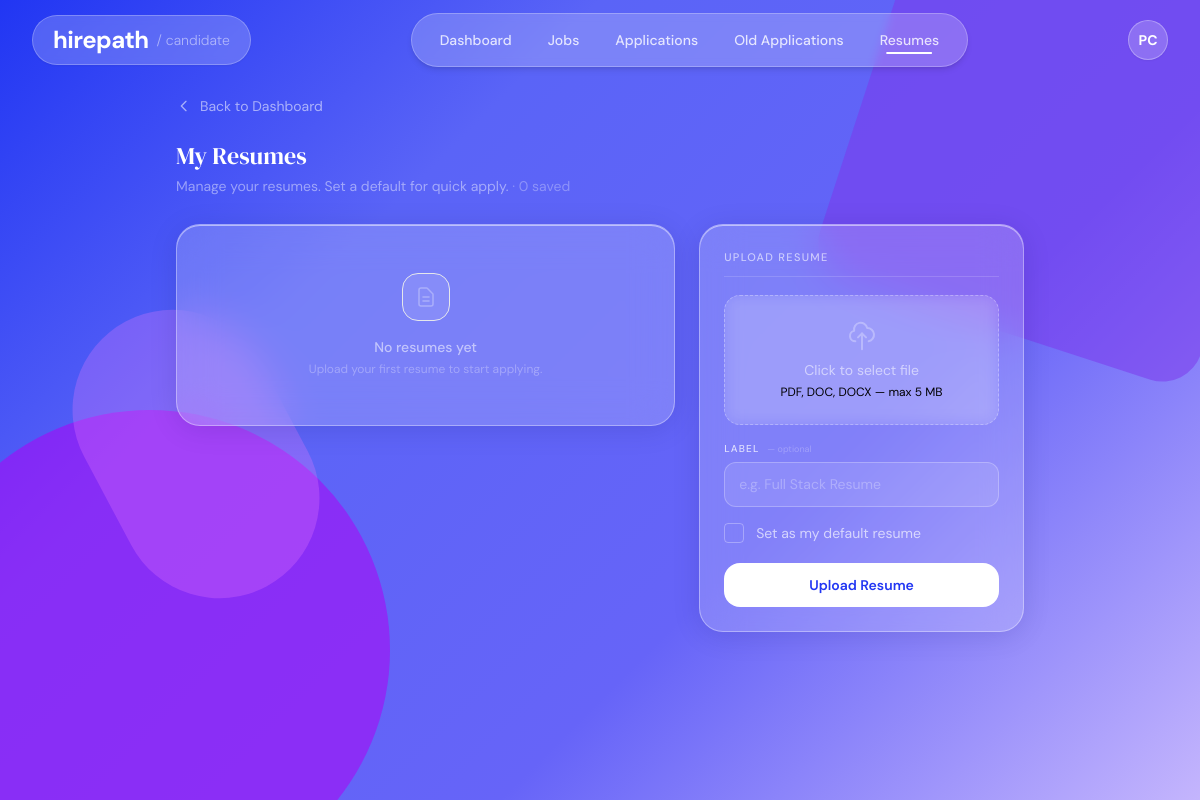
/applications/resumes/ (signed in), run on an earlier commit of the app's database.
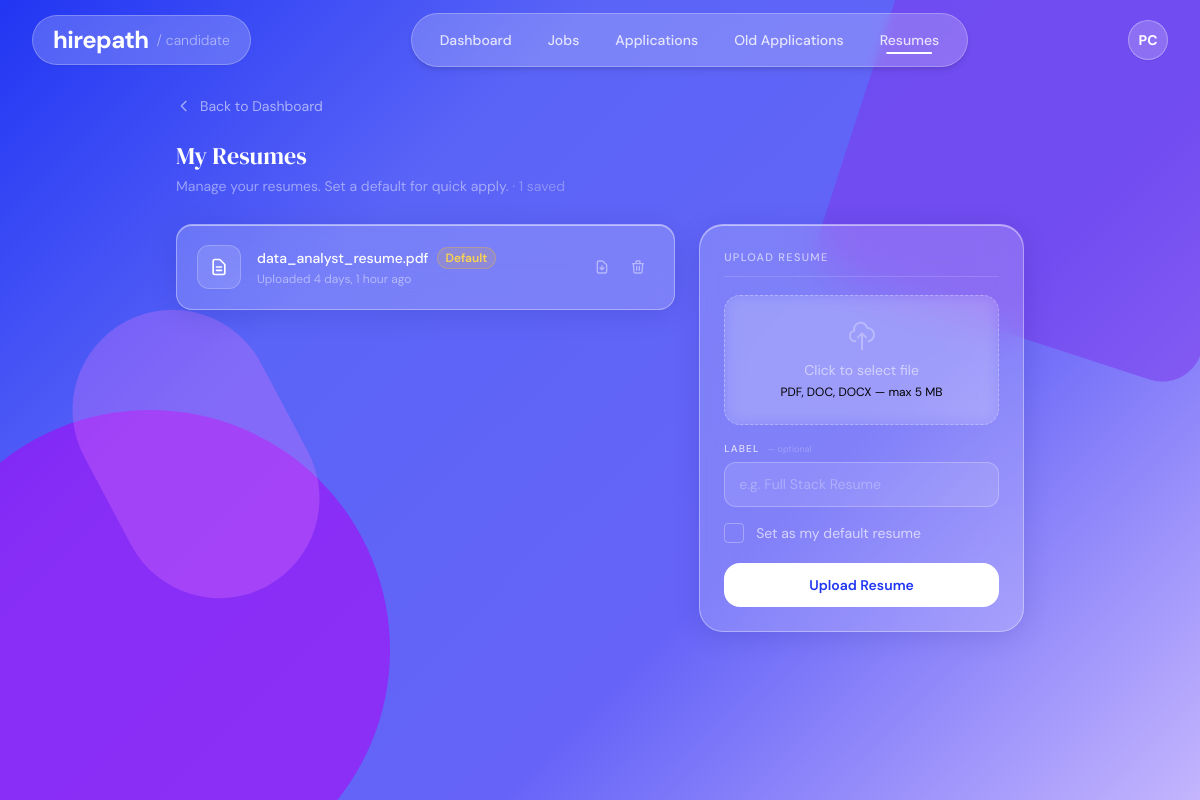
And on a later commit of the database.
### accounts/models.py (models this page shows, shortened)
class CandidateProfile(models.Model):
    user            = models.OneToOneField(User, on_delete=models.CASCADE)
    phone           = models.CharField(max_length=20, blank=True)
    about           = models.TextField(blank=True)
    education       = models.TextField(blank=True)
    experience      = models.IntegerField(default=0)
    skills          = models.TextField(blank=True)
    profile_picture = models.ImageField(
                        upload_to='profile_pictures/',
                        blank=True,
                        null=True,
                      )

### applications/models.py (models this page shows, shortened)
class Resume(models.Model):
    candidate   = models.ForeignKey(
                    'accounts.CandidateProfile',
                    on_delete=models.CASCADE,
                    related_name="resumes",
                  )
    file        = models.FileField(upload_to="resumes/")
    label       = models.CharField(
                    max_length=100, blank=True,
                    help_text="Optional label, e.g. 'Software Engineer Resume v2'",
                  )
    uploaded_at = models.DateTimeField(auto_now_add=True)
    is_default  = models.BooleanField(default=False)
    class Meta:
        ordering = ["-uploaded_at"]
    @property
    def filename(self):
        return self.file.name.split("/")[-1]

### applications/views.py (the view)
# urls.py: path("resumes/",views.resume_manager, name="resume_manager"),
@login_required
def resume_manager(request):
    candidate = _get_candidate(request)
    if not candidate:
        return redirect("company_dashboard")
    resumes = candidate.resumes.all()
    if request.method == "POST":
        form = ResumeUploadForm(request.POST, request.FILES)
        if form.is_valid():
            resume = form.save(commit=False)
            resume.candidate = candidate
            if resume.is_default:
                candidate.resumes.update(is_default=False)
            resume.save()
            messages.success(request, "Resume uploaded successfully.")
            return redirect("resume_manager")
    else:
        form = ResumeUploadForm()
    return render(request, "applications/resume_manager.html", {
        "resumes": resumes,
        "form":    form,
    })

### applications/forms.py
class ResumeUploadForm(forms.ModelForm):
    class Meta:
        model = Resume
        fields = ["file", "label", "is_default"]
        widgets = {
            "file": forms.ClearableFileInput(attrs={"accept": ".pdf,.doc,.docx"}),
            "label": forms.TextInput(attrs={"placeholder": "e.g. Backend Developer Resume"}),
        }
        labels = {
            "is_default": "Set as my default resume",
        }

### applications/views.py (called while the page is built)
def _get_candidate(request):
    return getattr(request.user, "candidateprofile", None)

### jobs/context_processors.py (called while the page is built)
def to_shortlist_count(request):
    if not request.user.is_authenticated:
        return {}
    try:
        company = CompanyProfile.objects.get(user=request.user)
        count = Job.objects.filter(
            company=company,
            results_published=True,
            shortlist_email_sent=False,
        ).count()
        return {'to_shortlist_count': count}
    except CompanyProfile.DoesNotExist:
        return {}

### templates/applications/resume_manager.html (shortened to what the changed rows need)
{% extends "candidate_base.html" %}
{% block main_content %}
<main class="max-w-4xl mx-auto px-4 md:px-6 pt-[12vh] pb-12 relative z-10">
  <div class="mb-7 flex items-center justify-between">
    <div>
      <h1 class="font-serif-display text-2xl text-white">My Resumes</h1>
      <p class="text-white/45 text-sm mt-1">
        Manage your resumes. Set a default for quick apply.
        <span class="text-white/30">· {{ resumes.count }} saved</span>
      </p>
    </div>
  </div>
  <div class="grid grid-cols-1 lg:grid-cols-5 gap-6">
    <div class="lg:col-span-3 flex flex-col gap-3">
      {% if resumes %}
        {% for resume in resumes %}
        <div class="resume-card glass-card rounded-2xl p-5 flex items-center gap-4">
          <div class="w-11 h-11 rounded-xl flex-shrink-0 flex items-center justify-center"
               style="background: rgba(255,255,255,0.12); border: 1px solid rgba(255,255,255,0.22);">
            <svg class="w-5 h-5 text-white" fill="none" stroke="currentColor" viewBox="0 0 24 24">
              <path stroke-linecap="round" stroke-linejoin="round" stroke-width="2" d="M9 12h6m-6 4h6m2 5H7a2 2 0 01-2-2V5a2 2 0 012-2h5.586a1 1 0 01.707.293l5.414 5.414a1 1 0 01.293.707V19a2 2 0 01-2 2z"/>
            </svg>
          </div>
          <div class="flex-1 min-w-0">
            <div class="flex items-center gap-2 mb-0.5">
              <p class="text-white text-sm font-medium truncate">{{ resume.label|default:resume.filename }}</p>
              {% if resume.is_default %}
              <span class="pill rounded-full px-2 py-0.5 text-xs flex-shrink-0">Default</span>
              {% endif %}
            </div>
            <p class="text-white/45 text-xs">Uploaded {{ resume.uploaded_at|timesince }} ago</p>
          </div>
          <div class="flex items-center gap-1 flex-shrink-0">
            <a href="{{ resume.file.url }}" target="_blank"
               title="Download"
               class="text-white/45 hover:text-white transition-colors p-2 rounded-xl hover:bg-white/10">
              <svg class="w-4 h-4" fill="none" stroke="currentColor" viewBox="0 0 24 24">
                <path stroke-linecap="round" stroke-linejoin="round" stroke-width="2" d="M12 10v6m0 0l-3-3m3 3l3-3m2 8H7a2 2 0 01-2-2V5a2 2 0 012-2h5.586a1 1 0 01.707.293l5.414 5.414a1 1 0 01.293.707V19a2 2 0 01-2 2z"/>
              </svg>
            </a>
            <form method="post" action="{% url 'delete_resume' resume.id %}" class="inline"
                  onsubmit="return confirm('Delete this resume? Applications using it won\'t be affected.')">
              <button type="submit" title="Delete"
                      class="text-white/45 hover:text-red-400 transition-colors p-2 rounded-xl hover:bg-red-500/10">
                <svg class="w-4 h-4" fill="none" stroke="currentColor" viewBox="0 0 24 24">
                  <path stroke-linecap="round" stroke-linejoin="round" stroke-width="2" d="M19 7l-.867 12.142A2 2 0 0116.138 21H7.862a2 2 0 01-1.995-1.858L5 7m5 4v6m4-6v6m1-10V4a1 1 0 00-1-1h-4a1 1 0 00-1 1v3M4 7h16"/>
                </svg>
              </button>
            </form>
          </div>
        </div>
        {% endfor %}
      {% else %}
      <div class="glass-card rounded-3xl p-12 text-center">
        <div class="w-12 h-12 rounded-2xl mx-auto mb-4 flex items-center justify-center bg-white/10 border border-white/18">
          <svg class="w-6 h-6 text-white/30" fill="none" stroke="currentColor" viewBox="0 0 24 24">
            <path stroke-linecap="round" stroke-linejoin="round" stroke-width="1.5" d="M9 12h6m-6 4h6m2 5H7a2 2 0 01-2-2V5a2 2 0 012-2h5.586a1 1 0 01.707.293l5.414 5.414a1 1 0 01.293.707V19a2 2 0 01-2 2z"/>
          </svg>
        </div>
        <p class="text-white/55 text-sm font-medium mb-1">No resumes yet</p>
        <p class="text-white/30 text-xs">Upload your first resume to start applying.</p>
      </div>
      {% endif %}
    </div>
  </div>
</main>
{% endblock %}

What changed in the data, as far as the page shows it:
computed for CandidateProfile: count "0" → "1"
added Resume: label "data_analyst_resume.pdf", is_default "Default", uploaded_at "4 days, 1 hour"
Also different on the page:
text no longer shown: "No resumes yet Upload your first resume to start applying."
